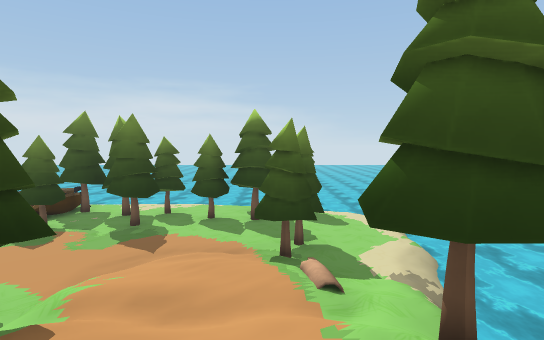
View 1 (above)

18 first-person views from a walk through a Unity game level. The camera is 1.4 m above the floor, tilts 4° down and sees 80° across. The floor is counted in squares, 2 m on a side. Each view is taken from the middle of a square. On the plan, view 1 faces up. The plan holds only what a view shows up to about 10 squares ahead; the rest is blank. The place goes on beyond the plan. The player character is not drawn. Some animated figures are not drawn. Some surface patterns are stand-ins.

View 2
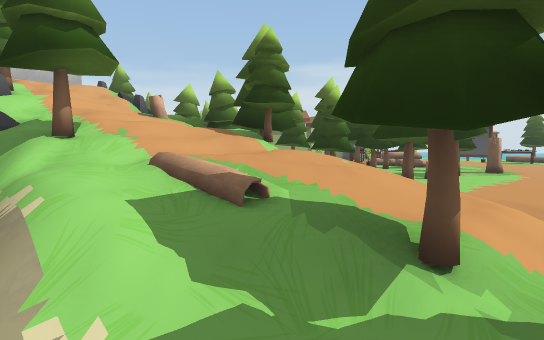

View 3
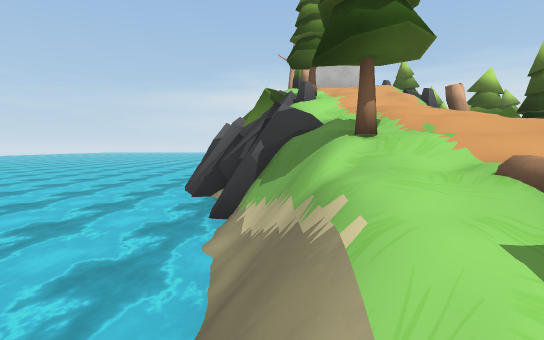

View 4
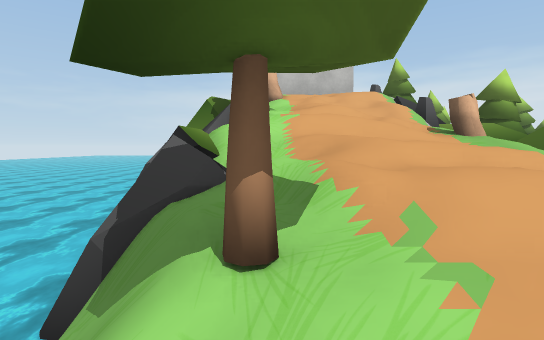

View 5
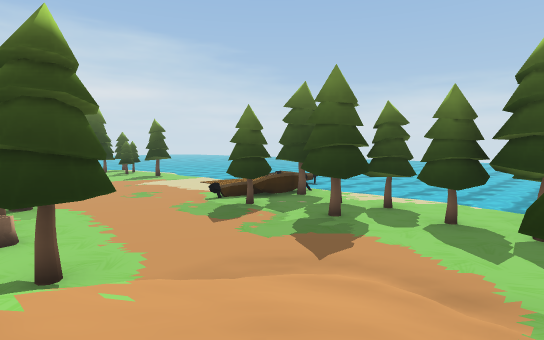

View 6
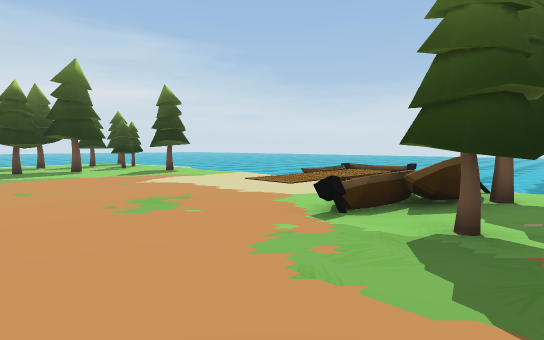

View 7
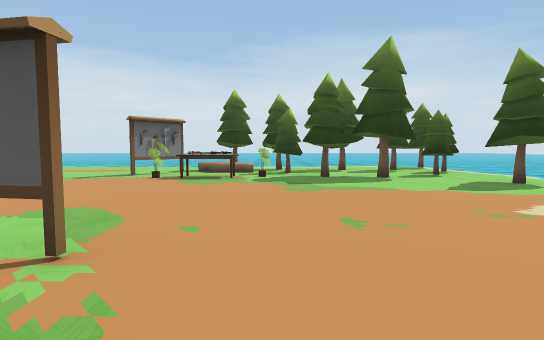

View 8
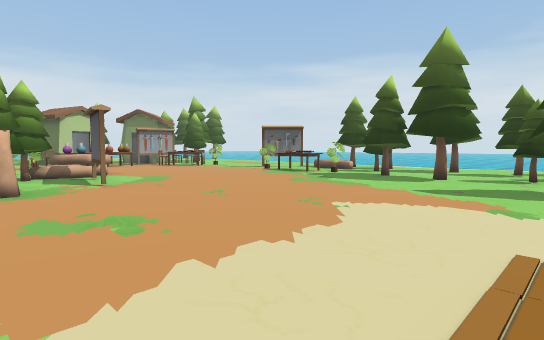

View 9
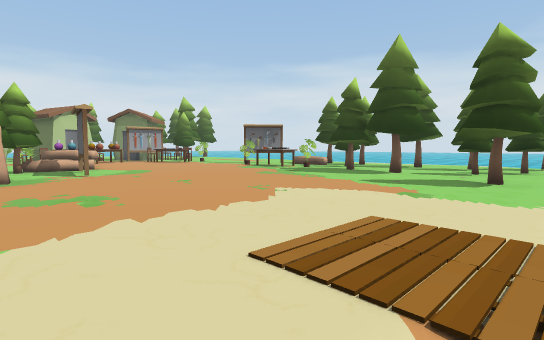

View 10
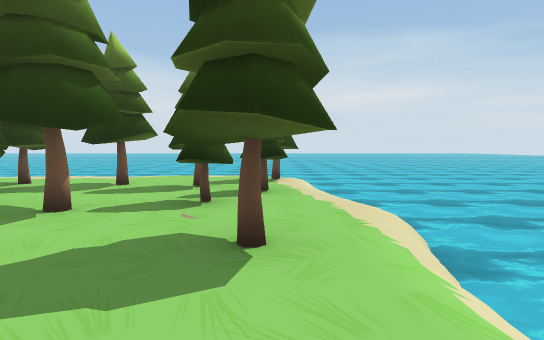

View 11
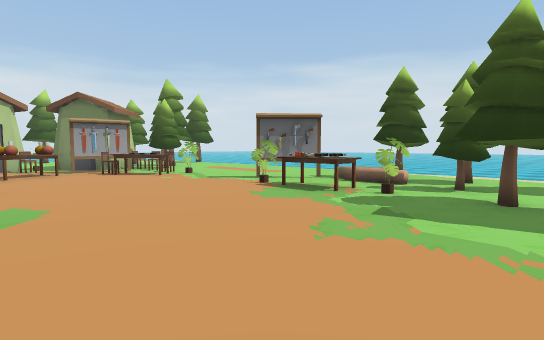

View 12
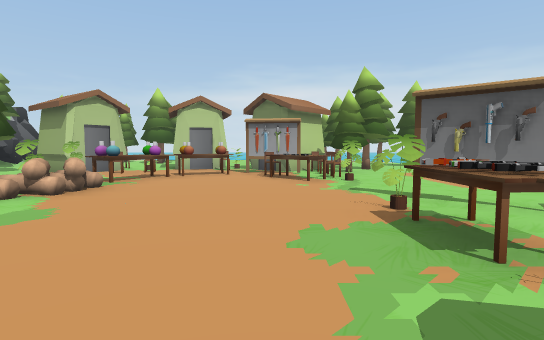

View 13
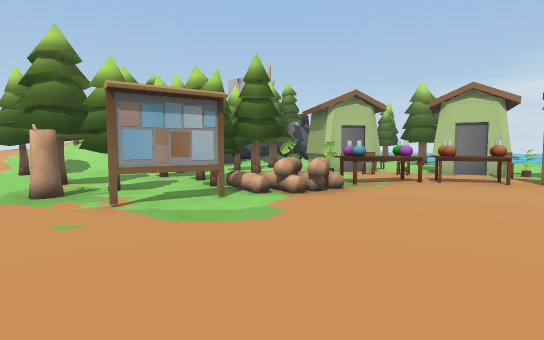

View 14
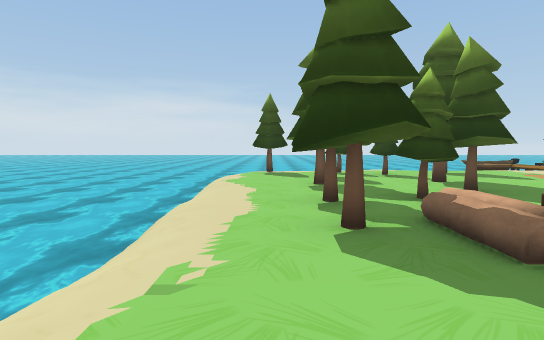

View 15
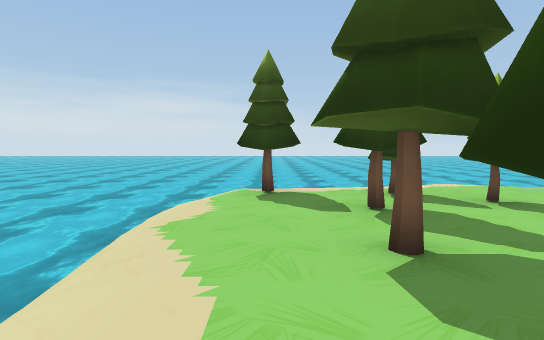

View 16
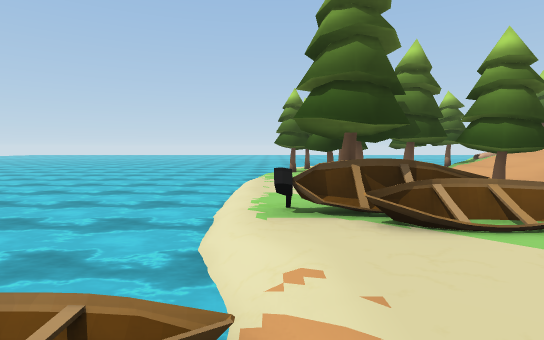

View 17
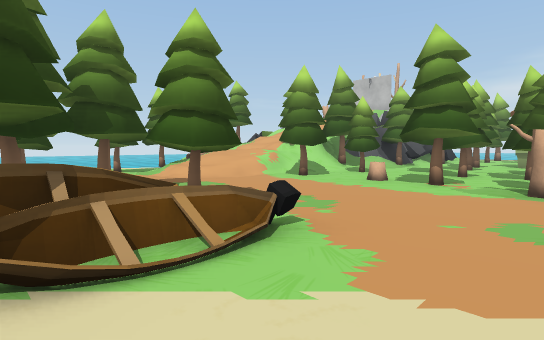

View 18
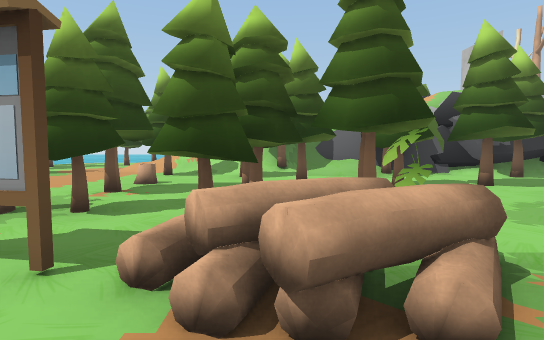

### Floor plan
Key: @ floor where view 1 was taken; # wall or solid block; x gap in a wall; . floor; / step, stairs or slope; = window, fence, low wall or low ledge; ≈ water the walk keeps out of; v drop or lower ground; T thing the floor can be seen under or through; O other object.
Columns run from 21 left of view 1 to 4 right of it. Each row starts with its distance up from view 1.
 12 ≈≈≈≈≈≈≈≈  ≈ /≈≈≈≈≈≈≈≈≈
 11 ≈≈≈≈//////////.x..../
 10 ≈/###./#......=##.#.##
  9 ≈/.#.#.........=#..#.#../
  8 ≈..x.x........=#..#...../≈
  7 ≈/.#.x................#./≈
  6 ≈/..##.............//.#./≈
  5 ≈/.###.............//#//≈≈
  4 ≈//##O.......##..#//////≈≈
  3 ≈/.##OO....#####..//////≈≈
  2  /..OO......###..#/#//==≈≈
  1   ........=#####.##////v≈≈
  0    .......=#####..///@/v#≈
 -1    ...O...O#  TT./#=///v≈≈
 -2     ..##OOO#T   ./#///#vv≈
 -3     .#####=#TTOT..##////v≈
 -4     ..OO#OO## O. .#=//#==≈
 -5       O #O       ##/ /#=v
 -6         .O       ###  #
 -7         ..        #####

Positions as (right, up) in squares from view 1, and headings:
1: (0, 0), facing up
2: (2, 6), facing down-left
3: (2, 5), facing down
4: (1, 3), facing down
5: (0, 3), facing up-left
6: (-5, 5), facing up-left
7: (-8, 5), facing left
8: (-8, 10), facing down-left
9: (-8, 11), facing down-left
10: (-12, 10), facing left
11: (-11, 7), facing down-left
12: (-14, 6), facing down
13: (-14, 5), facing down-right
14: (-19, 1), facing up
15: (-19, 5), facing up
16: (-10, 11), facing right
17: (-9, 10), facing down-right
18: (-12, 1), facing right
